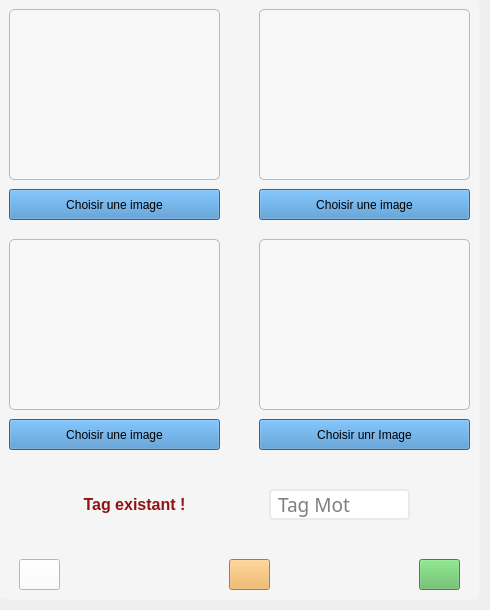
    <widget class="QWidget" name="pageAjouterMot">
     <property name="styleSheet">
      <string notr="true">QLabel#l_AM_Image1, QLabel#l_AM_Image2, QLabel#l_AM_Image3, QLabel#l_AM_Image4 {
  border: 1px solid #b9b9b9;
  border-radius: 5px;
  
	background-color: rgba(255, 255, 255, 75);
}

QFrame#frame_AM {
  background-color: rgba(255, 255, 255, 100);
  border: 1px solid transparent;
  border-radius: 5px;
}

QPushButton#pB_AM_Reinitialiser {
  background-color: #f0ad4e;
  border-color: #eea236;
}

QPushButton#pB_AM_Reinitialiser:hover {
  background-color: #ed9c28;
  border-color: #d58512;
}

QPushButton#pB_AM_Reinitialiser:pressed {
  background-color: #e88f13;
}

QPushButton#pB_AM_AjouterMot {
  background-color: #5cb85c;
  border-color: #4cae4c;
}

QPushButton#pB_AM_AjouterMot:hover {
  background-color: #47a447;
  border-color: #398439;
}

QPushButton#pB_AM_AjouterMot:pressed {
  background-color: #3f933f;
}

QPushButton#pB_AM_ChoisirImage1, QPushButton#pB_AM_ChoisirImage2, QPushButton#pB_AM_ChoisirImage3, QPushButton#pB_AM_ChoisirImage4 {
  background-color: #428bca;
  border-color: #357ebd;
}

QPushButton#pB_AM_ChoisirImage1:hover, QPushButton#pB_AM_ChoisirImage2:hover, QPushButton#pB_AM_ChoisirImage3:hover, QPushButton#pB_AM_ChoisirImage4:hover {
  background-color: #3276b1;
  border-color: #285e8e;
}

QPushButton#pB_AM_ChoisirImage1:pressed, QPushButton#pB_AM_ChoisirImage2:pressed, QPushButton#pB_AM_ChoisirImage3:pressed, QPushButton#pB_AM_ChoisirImage4:pressed {
  background-color: #2b669a;
}

QLineEdit {
  border: 2px solid #eaeaea;
  border-radius: 4px;
  padding-left: 5px;
}


QLineEdit:focus {
  border-color: #86b5ff;
}

QPushButton#pB_AM_Retour {
  color: #333;
  background-color: #fff;
  border-color: #ccc;
}

QPushButton#pB_AM_Retour:hover {
  background-color: #ebebeb;
  border-color: #adadad;
}

QPushButton#pB_AM_Retour:pressed {
  background-color: #d3d3d3;
}</string>
     </property>
     <widget class="QFrame" name="frame_AM">
      <property name="geometry">
       <rect>
        <x>-1</x>
        <y>-1</y>
        <width>481</width>
        <height>601</height>
       </rect>
      </property>
      <property name="frameShape">
       <enum>QFrame::StyledPanel</enum>
      </property>
      <property name="frameShadow">
       <enum>QFrame::Raised</enum>
      </property>
      <widget class="QLabel" name="l_AM_Image3">
       <property name="geometry">
        <rect>
         <x>10</x>
         <y>240</y>
         <width>211</width>
         <height>171</height>
        </rect>
       </property>
       <property name="styleSheet">
        <string notr="true"/>
       </property>
       <property name="text">
        <string>&lt;html&gt;&lt;head/&gt;&lt;body&gt;&lt;p align=&quot;center&quot;&gt;&lt;br/&gt;&lt;/p&gt;&lt;/body&gt;&lt;/html&gt;</string>
       </property>
      </widget>
      <widget class="QPushButton" name="pB_AM_ChoisirImage4">
       <property name="geometry">
        <rect>
         <x>260</x>
         <y>420</y>
         <width>211</width>
         <height>31</height>
        </rect>
       </property>
       <property name="text">
        <string>Choisir unr Image</string>
       </property>
      </widget>
      <widget class="QPushButton" name="pB_AM_ChoisirImage3">
       <property name="geometry">
        <rect>
         <x>10</x>
         <y>420</y>
         <width>211</width>
         <height>31</height>
        </rect>
       </property>
       <property name="text">
        <string>Choisir une image</string>
       </property>
      </widget>
      <widget class="QLabel" name="l_AM_TagExistant">
       <property name="geometry">
        <rect>
         <x>10</x>
         <y>490</y>
         <width>251</width>
         <height>31</height>
        </rect>
       </property>
       <property name="text">
        <string>&lt;html&gt;&lt;head/&gt;&lt;body&gt;&lt;p align=&quot;center&quot;&gt;&lt;span style=&quot; font-size:12pt; font-weight:600; color:#901313;&quot;&gt;Tag existant !&lt;/span&gt;&lt;/p&gt;&lt;/body&gt;&lt;/html&gt;</string>
       </property>
      </widget>
      <widget class="QPushButton" name="pB_AM_ChoisirImage2">
       <property name="geometry">
        <rect>
         <x>260</x>
         <y>190</y>
         <width>211</width>
         <height>31</height>
        </rect>
       </property>
       <property name="text">
        <string>Choisir une image</string>
       </property>
      </widget>
      <widget class="QPushButton" name="pB_AM_Reinitialiser">
       <property name="geometry">
        <rect>
         <x>230</x>
         <y>560</y>
         <width>41</width>
         <height>31</height>
        </rect>
       </property>
       <property name="text">
        <string/>
       </property>
       <property name="icon">
        <iconset resource="rsc.qrc">
         <normaloff>:/icones/icones/reinitialisation.png</normaloff>:/icones/icones/reinitialisation.png</iconset>
       </property>
      </widget>
      <widget class="QPushButton" name="pB_AM_AjouterMot">
       <property name="geometry">
        <rect>
         <x>420</x>
         <y>560</y>
         <width>41</width>
         <height>31</height>
        </rect>
       </property>
       <property name="text">
        <string/>
       </property>
       <property name="icon">
        <iconset resource="rsc.qrc">
         <normaloff>:/icones/icones/valider.png</normaloff>:/icones/icones/valider.png</iconset>
       </property>
      </widget>
      <widget class="QPushButton" name="pB_AM_ChoisirImage1">
       <property name="geometry">
        <rect>
         <x>10</x>
         <y>190</y>
         <width>211</width>
         <height>31</height>
        </rect>
       </property>
       <property name="text">
        <string>Choisir une image</string>
       </property>
      </widget>
      <widget class="QPushButton" name="pB_AM_Retour">
       <property name="geometry">
        <rect>
         <x>20</x>
         <y>560</y>
         <width>41</width>
         <height>31</height>
        </rect>
       </property>
       <property name="text">
        <string/>
       </property>
       <property name="icon">
        <iconset resource="rsc.qrc">
         <normaloff>:/icones/icones/retour1.jpg</normaloff>:/icones/icones/retour1.jpg</iconset>
       </property>
      </widget>
      <widget class="QLabel" name="l_AM_Image2">
       <property name="geometry">
        <rect>
         <x>260</x>
         <y>10</y>
         <width>211</width>
         <height>171</height>
        </rect>
       </property>
       <property name="styleSheet">
        <string notr="true"/>
       </property>
       <property name="text">
        <string>&lt;html&gt;&lt;head/&gt;&lt;body&gt;&lt;p align=&quot;center&quot;&gt;&lt;br/&gt;&lt;/p&gt;&lt;/body&gt;&lt;/html&gt;</string>
       </property>
      </widget>
      <widget class="QLabel" name="l_AM_Image4">
       <property name="geometry">
        <rect>
         <x>260</x>
         <y>240</y>
         <width>211</width>
         <height>171</height>
        </rect>
       </property>
       <property name="styleSheet">
        <string notr="true"/>
       </property>
       <property name="text">
        <string>&lt;html&gt;&lt;head/&gt;&lt;body&gt;&lt;p align=&quot;center&quot;&gt;&lt;br/&gt;&lt;/p&gt;&lt;/body&gt;&lt;/html&gt;</string>
       </property>
      </widget>
      <widget class="QLabel" name="l_AM_Image1">
       <property name="geometry">
        <rect>
         <x>10</x>
         <y>10</y>
         <width>211</width>
         <height>171</height>
        </rect>
       </property>
       <property name="styleSheet">
        <string notr="true"/>
       </property>
       <property name="text">
        <string/>
       </property>
      </widget>
      <widget class="QLineEdit" name="lE_AM_TagAssocie">
       <property name="geometry">
        <rect>
         <x>270</x>
         <y>490</y>
         <width>141</width>
         <height>31</height>
        </rect>
       </property>
       <property name="font">
        <font>
         <family>Candara Light</family>
         <pointsize>14</pointsize>
         <weight>50</weight>
         <italic>false</italic>
         <bold>false</bold>
         <underline>false</underline>
        </font>
       </property>
       <property name="inputMask">
        <string>AAAAAAAA</string>
       </property>
       <property name="text">
        <string/>
       </property>
       <property name="maxLength">
        <number>8</number>
       </property>
       <property name="frame">
        <bool>true</bool>
       </property>
       <property name="placeholderText">
        <string>Tag Mot</string>
       </property>
       <property name="cursorMoveStyle">
        <enum>Qt::LogicalMoveStyle</enum>
       </property>
       <property name="clearButtonEnabled">
        <bool>true</bool>
       </property>
      </widget>
      <zorder>pB_AM_Reinitialiser</zorder>
      <zorder>l_AM_Image3</zorder>
      <zorder>pB_AM_ChoisirImage4</zorder>
      <zorder>pB_AM_ChoisirImage3</zorder>
      <zorder>l_AM_TagExistant</zorder>
      <zorder>pB_AM_ChoisirImage2</zorder>
      <zorder>pB_AM_AjouterMot</zorder>
      <zorder>pB_AM_ChoisirImage1</zorder>
      <zorder>pB_AM_Retour</zorder>
      <zorder>l_AM_Image2</zorder>
      <zorder>l_AM_Image4</zorder>
      <zorder>l_AM_Image1</zorder>
      <zorder>lE_AM_TagAssocie</zorder>
     </widget>
    </widget>
